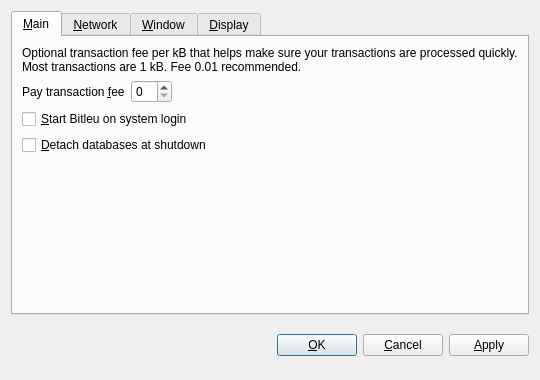
<?xml version="1.0" encoding="UTF-8"?>
<ui version="4.0">
 <class>OptionsDialog</class>
 <widget class="QDialog" name="OptionsDialog">
  <property name="geometry">
   <rect>
    <x>0</x>
    <y>0</y>
    <width>540</width>
    <height>380</height>
   </rect>
  </property>
  <property name="windowTitle">
   <string>Options</string>
  </property>
  <property name="modal">
   <bool>true</bool>
  </property>
  <layout class="QVBoxLayout" name="verticalLayout">
   <item>
    <widget class="QTabWidget" name="tabWidget">
     <property name="tabPosition">
      <enum>QTabWidget::North</enum>
     </property>
     <property name="currentIndex">
      <number>0</number>
     </property>
     <widget class="QWidget" name="tabMain">
      <attribute name="title">
       <string>&amp;Main</string>
      </attribute>
      <layout class="QVBoxLayout" name="verticalLayout_Main">
       <item>
        <widget class="QLabel" name="transactionFeeInfoLabel">
         <property name="text">
          <string>Optional transaction fee per kB that helps make sure your transactions are processed quickly. Most transactions are 1 kB. Fee 0.01 recommended.</string>
         </property>
         <property name="textFormat">
          <enum>Qt::PlainText</enum>
         </property>
         <property name="wordWrap">
          <bool>true</bool>
         </property>
        </widget>
       </item>
       <item>
        <layout class="QHBoxLayout" name="horizontalLayout_Main">
         <item>
          <widget class="QLabel" name="transactionFeeLabel">
           <property name="text">
            <string>Pay transaction &amp;fee</string>
           </property>
           <property name="textFormat">
            <enum>Qt::PlainText</enum>
           </property>
           <property name="buddy">
            <cstring>transactionFee</cstring>
           </property>
          </widget>
         </item>
         <item>
          <widget class="BitcoinAmountField" name="transactionFee"/>
         </item>
         <item>
          <spacer name="horizontalSpacer_Main">
           <property name="orientation">
            <enum>Qt::Horizontal</enum>
           </property>
           <property name="sizeHint" stdset="0">
            <size>
             <width>40</width>
             <height>20</height>
            </size>
           </property>
          </spacer>
         </item>
        </layout>
       </item>
       <item>
        <widget class="QCheckBox" name="bitcoinAtStartup">
         <property name="toolTip">
          <string>Automatically start Bitleu after logging in to the system.</string>
         </property>
         <property name="text">
          <string>&amp;Start Bitleu on system login</string>
         </property>
        </widget>
       </item>
       <item>
        <widget class="QCheckBox" name="detachDatabases">
         <property name="toolTip">
          <string>Detach block and address databases at shutdown. This means they can be moved to another data directory, but it slows down shutdown. The wallet is always detached.</string>
         </property>
         <property name="text">
          <string>&amp;Detach databases at shutdown</string>
         </property>
        </widget>
       </item>
       <item>
        <spacer name="verticalSpacer_Main">
         <property name="orientation">
          <enum>Qt::Vertical</enum>
         </property>
         <property name="sizeHint" stdset="0">
          <size>
           <width>20</width>
           <height>40</height>
          </size>
         </property>
        </spacer>
       </item>
      </layout>
     </widget>
     <widget class="QWidget" name="tabNetwork">
      <attribute name="title">
       <string>&amp;Network</string>
      </attribute>
      <layout class="QVBoxLayout" name="verticalLayout_Network">
       <item>
        <widget class="QCheckBox" name="mapPortUpnp">
         <property name="toolTip">
          <string>Automatically open the Bitleu client port on the router. This only works when your router supports UPnP and it is enabled.</string>
         </property>
         <property name="text">
          <string>Map port using &amp;UPnP</string>
         </property>
        </widget>
       </item>
       <item>
        <widget class="QCheckBox" name="connectSocks">
         <property name="toolTip">
          <string>Connect to the Bitleu network through a SOCKS proxy (e.g. when connecting through Tor).</string>
         </property>
         <property name="text">
          <string>&amp;Connect through SOCKS proxy:</string>
         </property>
        </widget>
       </item>
       <item>
        <layout class="QHBoxLayout" name="horizontalLayout_Network">
         <item>
          <widget class="QLabel" name="proxyIpLabel">
           <property name="text">
            <string>Proxy &amp;IP:</string>
           </property>
           <property name="textFormat">
            <enum>Qt::PlainText</enum>
           </property>
           <property name="buddy">
            <cstring>proxyIp</cstring>
           </property>
          </widget>
         </item>
         <item>
          <widget class="QValidatedLineEdit" name="proxyIp">
           <property name="maximumSize">
            <size>
             <width>140</width>
             <height>16777215</height>
            </size>
           </property>
           <property name="toolTip">
            <string>IP address of the proxy (e.g. 127.0.0.1)</string>
           </property>
          </widget>
         </item>
         <item>
          <widget class="QLabel" name="proxyPortLabel">
           <property name="text">
            <string>&amp;Port:</string>
           </property>
           <property name="textFormat">
            <enum>Qt::PlainText</enum>
           </property>
           <property name="buddy">
            <cstring>proxyPort</cstring>
           </property>
          </widget>
         </item>
         <item>
          <widget class="QLineEdit" name="proxyPort">
           <property name="maximumSize">
            <size>
             <width>55</width>
             <height>16777215</height>
            </size>
           </property>
           <property name="toolTip">
            <string>Port of the proxy (e.g. 9050)</string>
           </property>
          </widget>
         </item>
         <item>
          <widget class="QLabel" name="socksVersionLabel">
           <property name="text">
            <string>SOCKS &amp;Version:</string>
           </property>
           <property name="textFormat">
            <enum>Qt::PlainText</enum>
           </property>
           <property name="buddy">
            <cstring>socksVersion</cstring>
           </property>
          </widget>
         </item>
         <item>
          <widget class="QValueComboBox" name="socksVersion">
           <property name="toolTip">
            <string>SOCKS version of the proxy (e.g. 5)</string>
           </property>
          </widget>
         </item>
         <item>
          <spacer name="horizontalSpacer_Network">
           <property name="orientation">
            <enum>Qt::Horizontal</enum>
           </property>
           <property name="sizeHint" stdset="0">
            <size>
             <width>40</width>
             <height>20</height>
            </size>
           </property>
          </spacer>
         </item>
        </layout>
       </item>
       <item>
        <spacer name="verticalSpacer_Network">
         <property name="orientation">
          <enum>Qt::Vertical</enum>
         </property>
         <property name="sizeHint" stdset="0">
          <size>
           <width>20</width>
           <height>40</height>
          </size>
         </property>
        </spacer>
       </item>
      </layout>
     </widget>
     <widget class="QWidget" name="tabWindow">
      <attribute name="title">
       <string>&amp;Window</string>
      </attribute>
      <layout class="QVBoxLayout" name="verticalLayout_Window">
       <item>
        <widget class="QCheckBox" name="minimizeToTray">
         <property name="toolTip">
          <string>Show only a tray icon after minimizing the window.</string>
         </property>
         <property name="text">
          <string>&amp;Minimize to the tray instead of the taskbar</string>
         </property>
        </widget>
       </item>
       <item>
        <widget class="QCheckBox" name="minimizeOnClose">
         <property name="toolTip">
          <string>Minimize instead of exit the application when the window is closed. When this option is enabled, the application will be closed only after selecting Quit in the menu.</string>
         </property>
         <property name="text">
          <string>M&amp;inimize on close</string>
         </property>
        </widget>
       </item>
       <item>
        <spacer name="verticalSpacer_Window">
         <property name="orientation">
          <enum>Qt::Vertical</enum>
         </property>
         <property name="sizeHint" stdset="0">
          <size>
           <width>20</width>
           <height>40</height>
          </size>
         </property>
        </spacer>
       </item>
      </layout>
     </widget>
     <widget class="QWidget" name="tabDisplay">
      <attribute name="title">
       <string>&amp;Display</string>
      </attribute>
      <layout class="QVBoxLayout" name="verticalLayout_Display">
       <item>
        <layout class="QHBoxLayout" name="horizontalLayout_1_Display">
         <item>
          <widget class="QLabel" name="langLabel">
           <property name="text">
            <string>User Interface &amp;language:</string>
           </property>
           <property name="textFormat">
            <enum>Qt::PlainText</enum>
           </property>
           <property name="buddy">
            <cstring>lang</cstring>
           </property>
          </widget>
         </item>
         <item>
          <widget class="QValueComboBox" name="lang">
           <property name="toolTip">
            <string>The user interface language can be set here. This setting will take effect after restarting Bitleu.</string>
           </property>
          </widget>
         </item>
        </layout>
       </item>
       <item>
        <layout class="QHBoxLayout" name="horizontalLayout_2_Display">
         <item>
          <widget class="QLabel" name="unitLabel">
           <property name="text">
            <string>&amp;Unit to show amounts in:</string>
           </property>
           <property name="textFormat">
            <enum>Qt::PlainText</enum>
           </property>
           <property name="buddy">
            <cstring>unit</cstring>
           </property>
          </widget>
         </item>
         <item>
          <widget class="QValueComboBox" name="unit">
           <property name="toolTip">
            <string>Choose the default subdivision unit to show in the interface and when sending coins.</string>
           </property>
          </widget>
         </item>
        </layout>
       </item>
       <item>
        <widget class="QCheckBox" name="displayAddresses">
         <property name="toolTip">
          <string>Whether to show Bitleu addresses in the transaction list or not.</string>
         </property>
         <property name="text">
          <string>&amp;Display addresses in transaction list</string>
         </property>
        </widget>
       </item>
       <item>
        <spacer name="verticalSpacer_Display">
         <property name="orientation">
          <enum>Qt::Vertical</enum>
         </property>
         <property name="sizeHint" stdset="0">
          <size>
           <width>20</width>
           <height>40</height>
          </size>
         </property>
        </spacer>
       </item>
      </layout>
     </widget>
    </widget>
   </item>
   <item>
    <layout class="QHBoxLayout" name="horizontalLayout_Buttons">
     <item>
      <spacer name="horizontalSpacer_1">
       <property name="orientation">
        <enum>Qt::Horizontal</enum>
       </property>
       <property name="sizeHint" stdset="0">
        <size>
         <width>40</width>
         <height>48</height>
        </size>
       </property>
      </spacer>
     </item>
     <item>
      <widget class="QLabel" name="statusLabel">
       <property name="font">
        <font>
         <weight>75</weight>
         <bold>true</bold>
        </font>
       </property>
       <property name="text">
        <string/>
       </property>
       <property name="textFormat">
        <enum>Qt::PlainText</enum>
       </property>
       <property name="wordWrap">
        <bool>true</bool>
       </property>
      </widget>
     </item>
     <item>
      <spacer name="horizontalSpacer_2">
       <property name="orientation">
        <enum>Qt::Horizontal</enum>
       </property>
       <property name="sizeHint" stdset="0">
        <size>
         <width>40</width>
         <height>48</height>
        </size>
       </property>
      </spacer>
     </item>
     <item>
      <widget class="QPushButton" name="okButton">
       <property name="text">
        <string>&amp;OK</string>
       </property>
      </widget>
     </item>
     <item>
      <widget class="QPushButton" name="cancelButton">
       <property name="text">
        <string>&amp;Cancel</string>
       </property>
       <property name="autoDefault">
        <bool>false</bool>
       </property>
      </widget>
     </item>
     <item>
      <widget class="QPushButton" name="applyButton">
       <property name="text">
        <string>&amp;Apply</string>
       </property>
       <property name="autoDefault">
        <bool>false</bool>
       </property>
      </widget>
     </item>
    </layout>
   </item>
  </layout>
 </widget>
 <customwidgets>
  <customwidget>
   <class>BitcoinAmountField</class>
   <extends>QSpinBox</extends>
   <header>bitcoinamountfield.h</header>
  </customwidget>
  <customwidget>
   <class>QValueComboBox</class>
   <extends>QComboBox</extends>
   <header>qvaluecombobox.h</header>
  </customwidget>
  <customwidget>
   <class>QValidatedLineEdit</class>
   <extends>QLineEdit</extends>
   <header>qvalidatedlineedit.h</header>
  </customwidget>
 </customwidgets>
 <resources/>
 <connections/>
</ui>
